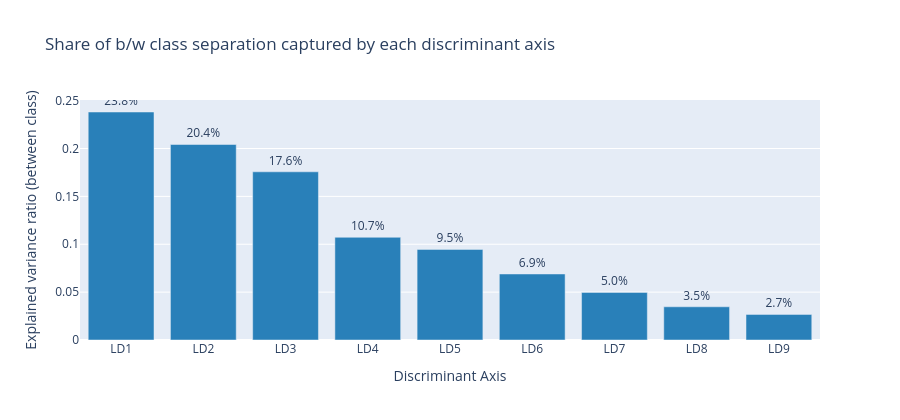

The code cell stored with this chart in its notebook:
### Code cell
evr = lda.explained_variance_ratio_
fig = go.Figure(go.Bar(x = [f"LD{i+1}" for i in range(len(evr))], y = evr,
                    marker_color = "#2980b9", text=[f"{v:.1%}" for v in evr],
                    textposition = "outside"))
fig.update_layout(title="Share of b/w class separation captured by each discriminant axis",
                xaxis_title="Discriminant Axis", yaxis_title="Explained variance ratio (between class)", height=420)
fig.show()

### Figure 1 — Plotly figure (JSON) as saved in the notebook; plotly's stock layout.template omitted (floating-point values rounded to 4 significant figures)
{"data": [{"marker": {"color": "#2980b9"}, "text": ["23.8%", "20.4%", "17.6%", "10.7%", "9.5%", "6.9%", "5.0%", "3.5%", "2.7%"], "textposition": "outside", "type": "bar", "x": ["LD1", "LD2", "LD3", "LD4", "LD5", "LD6", "LD7", "LD8", "LD9"], "y": [0.2381, 0.2042, 0.1757, 0.1073, 0.09462, 0.06895, 0.0497, 0.03468, 0.02675]}], "layout": {"height": 420, "title": {"text": "Share of b/w class separation captured by each discriminant axis"}, "xaxis": {"title": {"text": "Discriminant Axis"}}, "yaxis": {"title": {"text": "Explained variance ratio (between class)"}}}}
